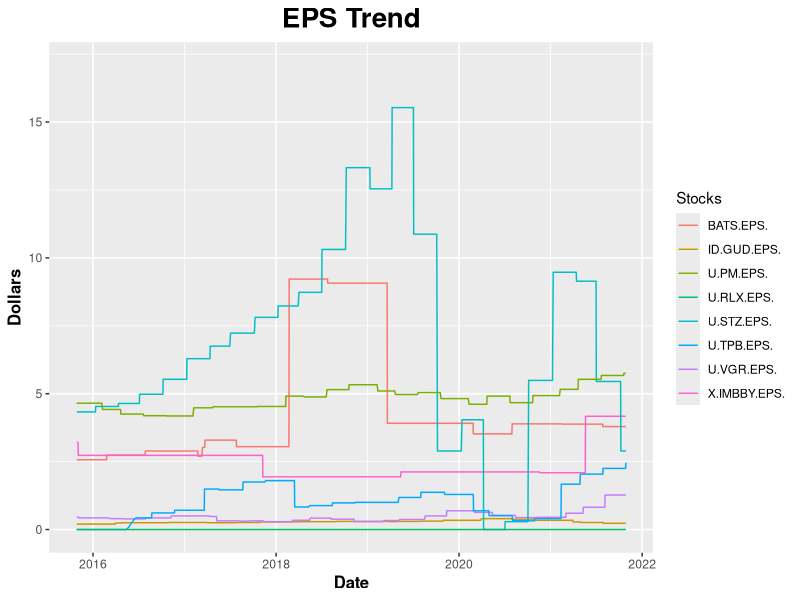

Write R code to recreate this figure. (Note: this script raises an error after producing the figure.)
# List of required pacakges
required_pkgs <- c(
    "data.table", "ggplot2"
)

# Empty list to hold dependencies that are not isntalled
not_met_dependencies <- c()

# Check if required packages are installed
for (pkg in required_pkgs) {
    if (!(pkg %in% rownames(installed.packages()))) {
        not_met_dependencies <- c(not_met_dependencies, pkg)
    }
}

# Install missing packages
if (length(not_met_dependencies) != 0) {
    install.packages(not_met_dependencies)
}

# Load libraries
library("data.table")
library("ggplot2")

# Read the csv
data <- read.csv("./datasets/Pre_Processed/Tabac_cleaned_converted.csv", header = T)

# Convert it to a data frame
df <- as.data.frame(data)

# Grep EPS
eps <- df[, grep("(EPS)", colnames(df))]

# Bind the data col with the eps data
eps <- cbind(df[, 1], eps)

# Set the col name for the data
colnames(eps)[1] <- "date"

# Format dates
eps_date <- as.Date(gsub("/", "-", eps$date, ), "%m-%d-%y")

# Remove the date column
eps <- eps[, -1]

# Colors to use
# line_colors <- rainbow(ncol(eps))

# PDF settings
pdf("./datasets/Processed/tabac_eps.pdf", width = 12, height = 8, compress = T)


# Create base chart
chart <- ggplot(eps, aes(x = eps_date)) +
    ggtitle("EPS Trend") +
    theme(
        plot.title = element_text(size = 20, face = "bold", hjust = 0.5),
        axis.title = element_text(size = 12, face = "bold"),
    ) +
    xlab("Date") +
    ylab("Dollars") +
    ylim(0, max(eps) * 1.1)



# Add the data of each stock to the based chart
for (i in seq_len(ncol(eps))) {
    chart <- chart +
        geom_line(aes_(
            y = eps[, i],
            group = colnames(eps)[i],
            color = colnames(eps)[i],
        ))
}

# Change legend box title
chart$labels$colour <- "Stocks"

# Print the chart
print(chart)
dev.off()


# Write to CSV
write.csv(eps, "./datasets/Processed/tabac_eps.csv", row.names = F)
